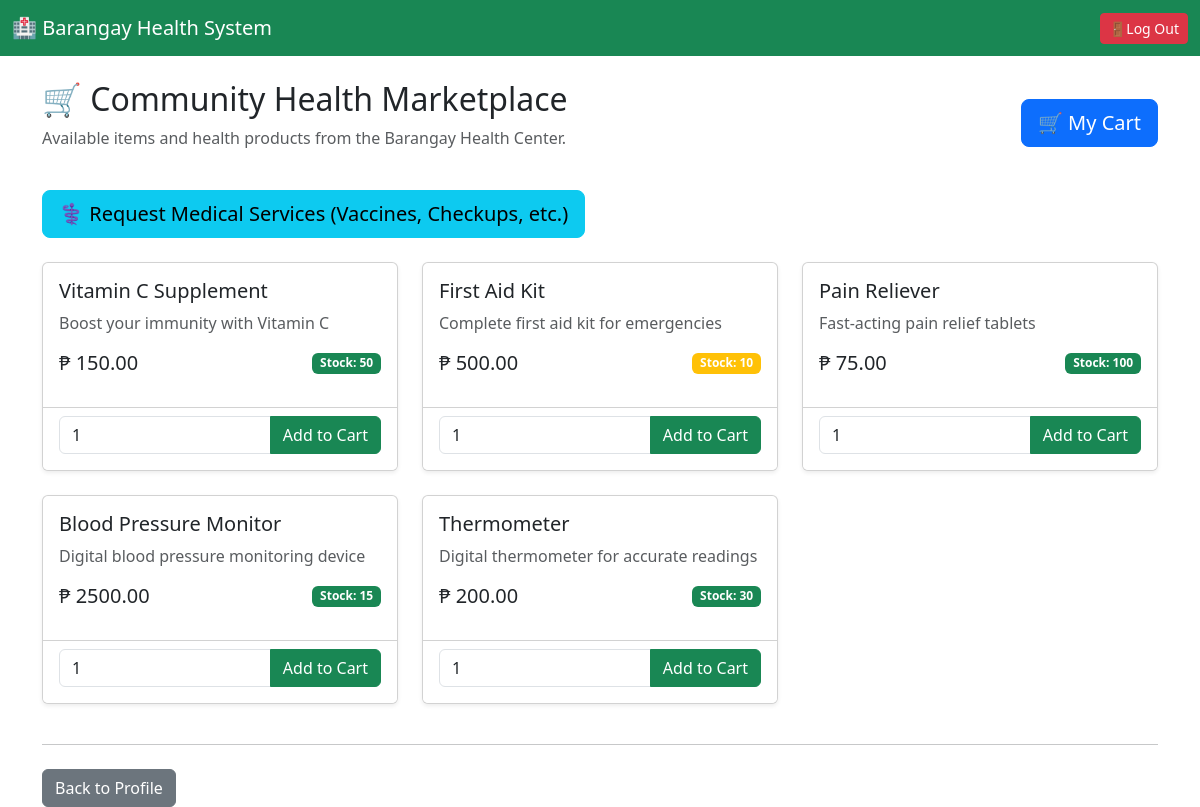
/patient_marketplace (signed in), run on the app's committed database.
### tables this page shows
CREATE TABLE marketplace_items (
            id INTEGER PRIMARY KEY AUTOINCREMENT,
            name TEXT NOT NULL,
            description TEXT,
            stock INTEGER NOT NULL,
            price REAL DEFAULT 0
        );

### app.py (the view)
@app.route("/patient_marketplace")
def patient_marketplace():
    if session.get("role") != 'patient':
        return redirect(url_for('patient_signin'))
    patient_id = session.get("user_id")
    db = get_db()
    c = db.cursor()
    items = c.execute("SELECT * FROM marketplace_items WHERE stock > 0").fetchall()
    cart_count = c.execute("SELECT COUNT(*) as cnt FROM cart WHERE patient_id = ?", (patient_id,)).fetchone()["cnt"]
    return render_template("patient_marketplace.html", items=items, cart_count=cart_count)

### app.py (called while the page is built)
def get_db():
    db = getattr(g, "_database", None)
    if db is None:
        db = g._database = sqlite3.connect(DATABASE)
        db.row_factory = sqlite3.Row
    return db

@app.teardown_appcontext
def close_connection(exception):
    db = getattr(g, "_database", None)
    if db is not None:
        db.close()

### templates/patient_marketplace.html
{% extends "layout.html" %}
{% block content %}
<div class="d-flex justify-content-between align-items-center mb-4">
    <div>
        <h2>🛒 Community Health Marketplace</h2>
        <p class="text-muted">Available items and health products from the Barangay Health Center.</p>
    </div>
    <div>
        <a href="{{ url_for('view_cart') }}" class="btn btn-primary btn-lg">
            🛒 My Cart {% if cart_count > 0 %}<span class="badge bg-danger">{{ cart_count }}</span>{% endif %}
        </a>
    </div>
</div>
<div class="row mb-4">
    <div class="col-md-12">
        <a href="{{ url_for('medical_services') }}" class="btn btn-info btn-lg">
            ⚕️ Request Medical Services (Vaccines, Checkups, etc.)
        </a>
    </div>
</div>
{% if items %}
<div class="row">
    {% for item in items %}
    <div class="col-md-4 mb-4">
        <div class="card h-100 shadow-sm">
            <div class="card-body">
                <h5 class="card-title">{{ item.name }}</h5>
                <p class="card-text text-muted">{{ item.description or 'Health product' }}</p>
                <div class="d-flex justify-content-between align-items-center mb-3">
                    <span class="h5 mb-0">₱ {{ '%.2f' | format(item.price) }}</span>
                    <span class="badge bg-{% if item.stock > 10 %}success{% elif item.stock > 0 %}warning{% else %}danger{% endif %}">
                        Stock: {{ item.stock }}
                    </span>
                </div>
            </div>
            <div class="card-footer bg-white">
                {% if item.stock > 0 %}
                    <form action="{{ url_for('add_to_cart', item_id=item.id) }}" method="POST">
                        <div class="input-group mb-2">
                            <input type="number" name="quantity" class="form-control" value="1" min="1" max="{{ item.stock }}" required>
                            <button type="submit" class="btn btn-success">Add to Cart</button>
                        </div>
                    </form>
                {% else %}
                    <button class="btn btn-secondary w-100" disabled>Out of Stock</button>
                {% endif %}
            </div>
        </div>
    </div>
    {% endfor %}
</div>
{% else %}
<div class="alert alert-info">The marketplace is currently empty. Check back later!</div>
{% endif %}
<hr>
<div class="mt-4">
    <a href="{{ url_for('patient_profile') }}" class="btn btn-secondary">Back to Profile</a>
</div>
{% endblock %}

### data on the page
marketplace_items: name "Vitamin C Supplement", description "Boost your immunity with Vitamin C", price "150.00", stock "50"
marketplace_items: name "First Aid Kit", description "Complete first aid kit for emergencies", price "500.00", stock "10"
marketplace_items: name "Pain Reliever", description "Fast-acting pain relief tablets", price "75.00", stock "100"
marketplace_items: name "Blood Pressure Monitor", description "Digital blood pressure monitoring device", price "2500.00", stock "15"
marketplace_items: name "Thermometer", description "Digital thermometer for accurate readings", price "200.00", stock "30"
